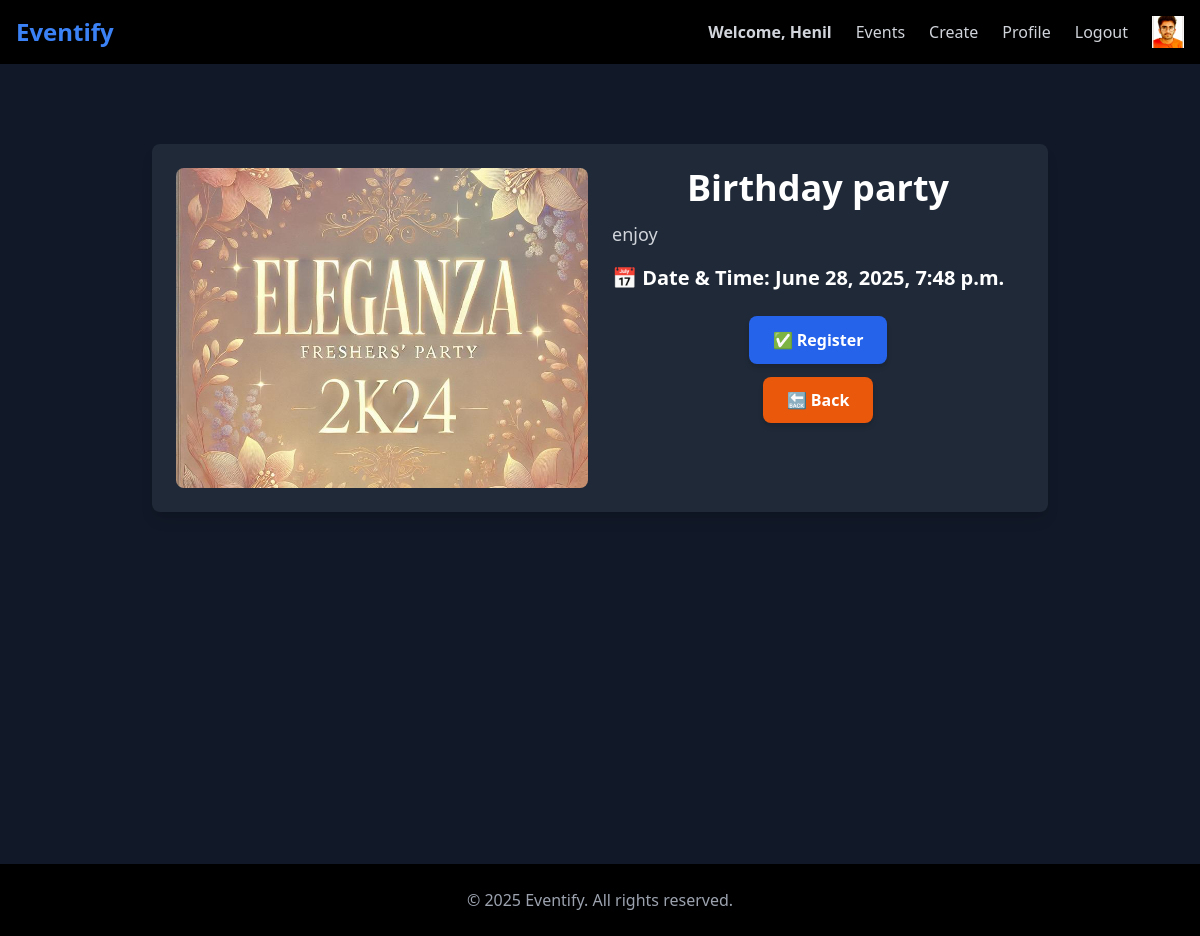
The app's page /event/36/ (signed in) with its own data.
### user1/models.py (models this page shows, shortened)
class CustomUser(AbstractBaseUser, PermissionsMixin):
    email = models.EmailField(unique=True)  # Unique identifier
    name = models.CharField(max_length=50)
    phone_number = models.CharField(max_length=15, blank=True, null=True)
    profile_picture = models.ImageField(upload_to="profile_pics/", blank=True, null=True, default="profile_pics/default_profile.png")
    date_of_birth = models.DateField(blank=True, null=True)
    is_active = models.BooleanField(default=True)
    is_staff = models.BooleanField(default=False)  # Required for admin login
    objects = CustomUserManager()
    USERNAME_FIELD = "email"
    REQUIRED_FIELDS = ["name"]

### event/models.py (models this page shows, shortened)
class Event(models.Model):
    title = models.CharField(max_length=200)
    description = models.TextField()
    location = models.CharField(max_length=255)
    date_time = models.DateTimeField()
    attendees = models.ManyToManyField(Attendee, related_name='events', blank=True)
    image = models.ImageField(upload_to='event_images/', null=True, blank=True)
    max_attendees = models.PositiveIntegerField(default=100)
    organizer = models.ForeignKey(CustomUser, on_delete=models.CASCADE, related_name="organized_events", null=True, blank=True)

### event/views.py (the view)
# urls.py: path('<int:event_id>/', views.event_details, name="event_details"), #7 Event details
@login_required
def event_details(request, event_id):
    event = get_object_or_404(Event, pk=event_id)
    return render(request, 'event/event_details.html', {'event': event})

### event/templates/event/event_details.html (shortened to what this page needs)
{% extends "layout.html" %}
{% block content %}
    <div class="min-h-screen bg-gray-900 text-white flex flex-col items-center p-4">
        <div class="mt-16 p-6 bg-gray-800 shadow-lg rounded-lg max-w-4xl w-full">
            <div class="grid grid-cols-1 md:grid-cols-2 gap-6 md:items-start">
                {% if event.image %}
                    <img src="{{ event.image.url }}" alt="{{ event.title }}" class="rounded-lg w-full h-80 object-cover">
                {% else %}
                    <div class="w-full h-80 bg-gray-600 flex items-center justify-center text-gray-300">
                        No Image Available
                    </div>
                {% endif %}
                <div class="w-full min-w-0">
                    <h1 class="text-4xl font-extrabold text-orange-400 break-words">{{ event.title }}</h1>
                    <p class="text-gray-300 mt-3 text-lg break-words break-all overflow-hidden w-full">
                        {{ event.description }}
                    </p>
                    <p class="text-xl font-semibold text-gray-100 mt-4">📅 Date & Time: {{ event.date_time }}</p>
                    <div class="mt-6 flex flex-wrap justify-center md:justify-start gap-4">
                        <a href="{% url 'event:register_user_page' event.id %}"
                           class="bg-blue-600 hover:bg-blue-700 text-white font-semibold px-6 py-3 rounded-lg shadow-md transition-all duration-300 ease-in-out">
                            ✅ Register
                        </a>
                    </div>
                    <div class="mt-6 text-center">
                        {% if request.GET.next %}
                            <a href="{{ request.GET.next }}"
                               class="bg-orange-600 hover:bg-orange-700 text-white font-semibold px-6 py-3 rounded-lg shadow-md transition-all duration-300 ease-in-out">
                                🔙 Back
                            </a>
                        {% else %}
                            <a href="{% url 'event:event_list' %}"
                               class="bg-orange-600 hover:bg-orange-700 text-white font-semibold px-6 py-3 rounded-lg shadow-md transition-all duration-300 ease-in-out">
                                🔙 Back
                            </a>
                        {% endif %}
                    </div>
                </div>
            </div>
        </div>
    </div>
{% endblock %}

### templates/layout.html (shortened to what this page needs)
{% load static tailwind_tags %}
{% load static %}
<!DOCTYPE html>
<html lang="en">
<head>
    {% tailwind_css %}
    <link rel="stylesheet" href="{% static 'style.css' %}">
</head>
<body class="bg-black text-white">
    <nav class="w-full bg-black shadow-md p-4 flex justify-between items-center">
        <h1 class="text-2xl font-bold text-blue-500">
            <a href="{% url 'event:home' %}">Eventify</a>
        </h1>
        <div class="flex items-center space-x-6 text-gray-300">
            {% if request.user.is_authenticated %}
                <a href="{% url 'event:home' %}" class="text-blue-400 font-semibold">Welcome, {{ request.user.name }}</span>
                <a href="{% url 'event:event_list' %}" class="hover:text-orange-400 font-medium">Events</a>
                <a href="{% url 'event:create_event' %}" class="hover:text-orange-400 font-medium">Create</a>
                <a href="{% url 'event:profile' %}" class="hover:text-orange-400 font-medium">Profile</a>
                <form method="POST" action="{% url 'logout' %}" class="inline">
                    <button type="submit" onclick="return confirmLogout()"
                            class="hover:text-red-400 font-medium">
                        Logout
                    </button>
                </form>
                <img src="{{ request.user.profile_picture.url }}" alt="Profile"
                    class="rounded-full border border-gray-500 object-cover"
                    style="width: 32px; height: 32px;">
            {% else %}
                <a href="{% url 'login' %}" class="hover:text-orange-400 font-medium">Login</a>
            {% endif %}
        </div>
    </nav>
    {% block content %}{% endblock %}
    <footer class="w-full bg-black p-6 space-y-6 text-center text-gray-400">
        © 2025 Eventify. All rights reserved.
    </footer>
</body>
</html>

### static/style.css (style rules this page uses)
body { background-color: rgb(23, 23, 26); color: rgb(137, 139, 141); }
h1 { text-align: center; font-size: 2em; }

### records on screen
CustomUser: user.name "Henil", user.profile_picture (picture)
Event: image (picture), title "Birthday party", description "enjoy", date_time "June 28, 2025, 7:48 p.m."
